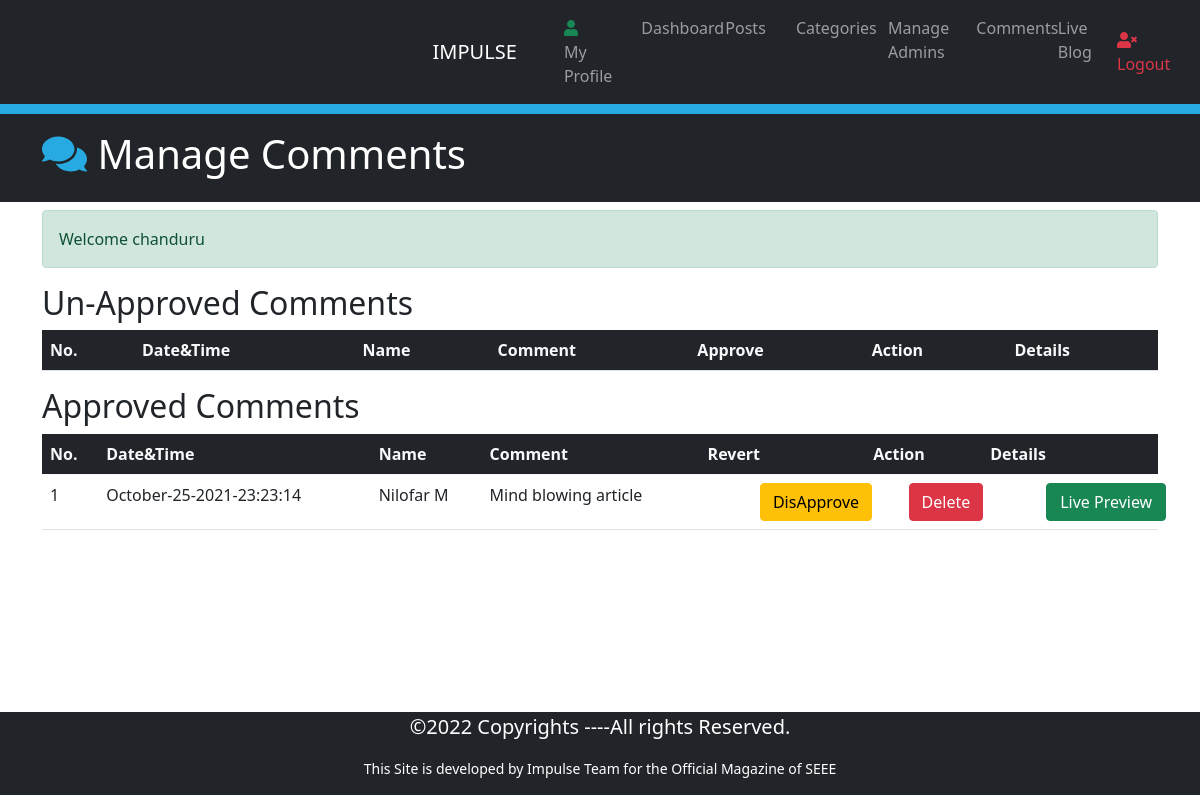
The page /comments.php (signed in) on the database its author committed.
### tables this page shows
CREATE TABLE `comments` (
  `id` int(10) NOT NULL,
  `datetime` varchar(50) NOT NULL,
  `name` varchar(50) NOT NULL,
  `email` varchar(100) NOT NULL,
  `comment` varchar(500) NOT NULL,
  `approvedby` varchar(50) NOT NULL,
  `status` varchar(3) NOT NULL,
  `post_id` int(10) NOT NULL
);

### comments.php (the view, shortened to what this page needs)
<?php
  require_once('includes/sessions.php');
?>
<!DOCTYPE html>
<html lang="en">
<head>
    <link rel="stylesheet" href="css/bootstrap.min.css">
    <link rel="stylesheet" href="css/all.min.css">
    <link rel="stylesheet" href="css/style.css">
</head>
<body>
  <nav class="navbar navbar-expand-lg navbar-dark bg-dark">
    <div class="container">
      <a href="#" class="navbar-brand">IMPULSE</a>
      <div class="collapse navbar-collapse" id="navbarcollapseCMS">
        <ul class="navbar-nav mr-auto">
          <li class="nav-item">
            <a href="myprofile.php" class="nav-link"> <i class="fas fa-user text-success"></i> My Profile</a>
          </li>
          <li class="nav-item">
            <a href="dashboard.php" class="nav-link">Dashboard</a>
          </li>
          <li class="nav-item">
            <a href="posts.php" class="nav-link">Posts</a>
          </li>
          <li class="nav-item">
            <a href="Categories.php" class="nav-link">Categories</a>
          </li>
          <li class="nav-item">
            <a href="admin.php" class="nav-link">Manage Admins</a>
          </li>
          <li class="nav-item">
            <a href="comments.php" class="nav-link">Comments</a>
          </li>
          <li class="nav-item">
            <a href="blog.php?page=1" class="nav-link" target="_blank">Live Blog</a>
          </li>
        </ul>
        <ul class="navbar-nav ms-auto">
          <li class="nav-item">
            <a href="logout.php" class="nav-link text-danger"><i class="fas fa-user-times"></i> Logout</a>
          </li>
        </ul>
      </div>
    </div>
  </nav>
  <div style="height:10px; background:#27aae1;"></div>
  <header class="bg-dark text-white py-3">
    <div class="container">
      <div class="row">
        <div class="col-md-12">
          <h1><i class="fas fa-comments" style="color:#27aae1;"></i> Manage Comments</h1>
        </div>
      </div>
    </div>
  </header>
    <section class="container py-2 mb-4">
        <div class="row" style="min-height:30px;">
            <div class="col-lg-12" style="min-height:470px;">
                <?php
                    echo SuccessMessage();
                ?>
                <h2>Un-Approved Comments</h2>
                <table class="table table-stripped table-hover">
                    <thead class="thead-light text-light bg-dark">
                        <th>No. </th>
                        <th>Date&Time</th>
                        <th>Name </th>
                        <th>Comment</th>
                        <th>Approve</th>
                        <th>Action</th>
                        <th>Details</th>
                    </thead>
                </table>
                <h2>Approved Comments</h2>
                <table class="table table-stripped table-hover">
                    <thead class="thead-light text-light bg-dark">
                        <th>No. </th>
                        <th>Date&Time</th>
                        <th>Name </th>
                        <th>Comment</th>
                        <th>Revert</th>
                        <th>Action</th>
                        <th>Details</th>
                    </thead>
                    <?php
                        global $conn;
                        $sql = "SELECT * FROM comments WHERE status='ON' ORDER BY id desc";
                        $stmt = $conn->query($sql);
                        $stmt->execute();
                        $i = 0;
                        while($DataRows=$stmt->fetch()){
                            $CommentId = $DataRows["id"];
                            $DateTime = $DataRows["datetime"];
                            $CommenterName = $DataRows["name"];
                            $CommentContent = $DataRows["comment"];
                            $commentPostId = $DataRows["post_id"];
                            $i++;
                    ?>
                    <tbody>
                        <tr>
                            <td><?php echo htmlentities($i);?></td>
                            <td><?php echo htmlentities($DateTime);?></td>
                            <td><?php echo htmlentities($CommenterName);?></td>
                            <td><?php echo htmlentities($CommentContent);?></td>
                            <td><a class="btn btn-warning" href="DisApproveComments.php?id=<?php echo $CommentId;?>">DisApprove</a></td>
                            <td><a class="btn btn-danger" href="DeleteComments.php?id=<?php echo $CommentId?>">Delete</a></td>
                            <td><a style="min-width:120px;" class="btn btn-success" href="FullPost.php?id=<?php echo $commentPostId?>">Live Preview</a></td>
                        </tr>
                    </tbody>
                    <?php }; ?>
                </table>
            </div>
        </div>
    </section>
  <footer class="bg-dark text-white">
    <div class="container">
      <div class="row">
        <div class="col">
          <p class="lead text-center">&copy;<span id="year"></span> Copyrights ----All rights Reserved.</p>
          <p class="text-center small">This Site is developed by Impulse Team for the Official Magazine of SEEE</p>
        </div>
      </div>
    </div>
  </footer>
</body>
</html>

### css/style.css (style rules this page uses)
a { text-decoration: none; }
.update h2,a { position: relative; font-size: 1rem; color: #252839; margin-left: 35%; -webkit-animation-stroke: 0.3vw #383d52; }
h2::before,a::before { content: attr(data-text); position: absolute; top: 0; left: 0; width: 0; height: 100%; color: #01fe87; -webkit-animation-stroke: 0.3vw #383d52; border-radius:2px solid #01fe87; overflow: hidden; animation: animate 6s linear infinite; }

### rows shown on the page
comments: datetime "October-25-2021-23:23:14", name "Nilofar M", comment "Mind blowing article"

### other values the page prints
SuccessMessage() "Welcome chanduru"
